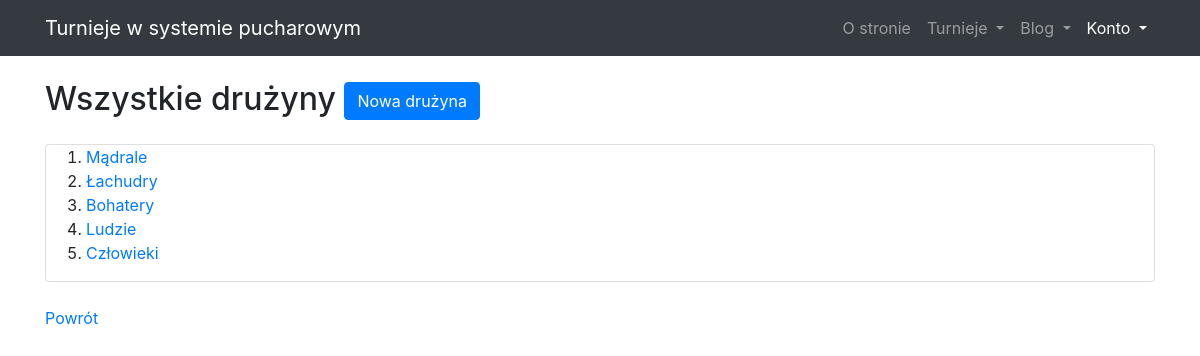
The app's page /tournaments/team/ with its own data.
### tournaments_app/models/team_model.py (models this page shows, shortened)
class Team(models.Model):
    id = models.AutoField(db_index=True, primary_key=True)
    name = models.CharField(max_length=20)

### tournaments_app/views/team_views.py (the view)
class AllTeamView(ListView):
    model = Team
    paginate_by = 5
    def get_context_data(self, **kwargs):
        return {'Teams':  Team.objects.all()}

### tournaments_app/templates/tournaments_app/team_list.html
{% extends "tournaments_app/base.html" %}
{% block content %}
<article>
    {% if Teams  %}
    <h2 class="mt-4 mb-3">Wszystkie drużyny
        <a class="btn btn-primary" href="{% url 'team_add' %}">Nowa drużyna</a>
    </h2>
    <div class="card my-4">
        <ol>
            {% for team in Teams %}
            <li><a href="{% url 'team_detail' team.id %}">{{ team.name }}</a></li>
            {% endfor %}
        </ol>
    </div>
    {% else %}
    <h2 class="mt-4 mb-3">Nie ma jeszcze utworzonej drużyny w bazie danych.<a class="btn btn-primary"
            href="{% url 'team_add' %}">Nowa drużyna</a>
    </h2>
    {% endif %}
    <a href="{{request.META.HTTP_REFERER}}">Powrót</a>
</article>
{% endblock content %}

### tournaments_app/static/css/modern-business.css (style rules this page uses)
body { padding-top: 56px; }

### records on screen
Team: name "Mądrale"
Team: name "Łachudry"
Team: name "Bohatery"
Team: name "Ludzie"
Team: name "Człowieki"
